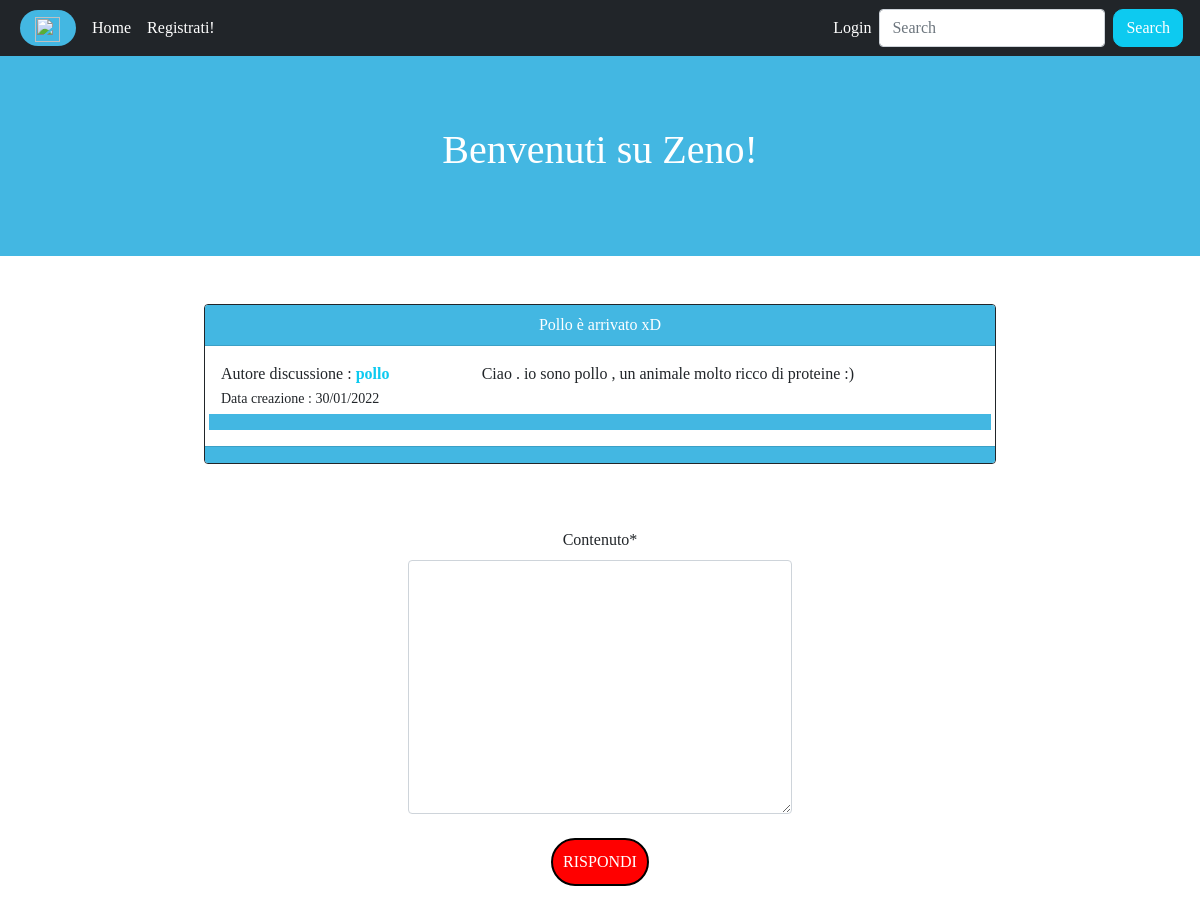
The app's page /discussione/2/, older data.
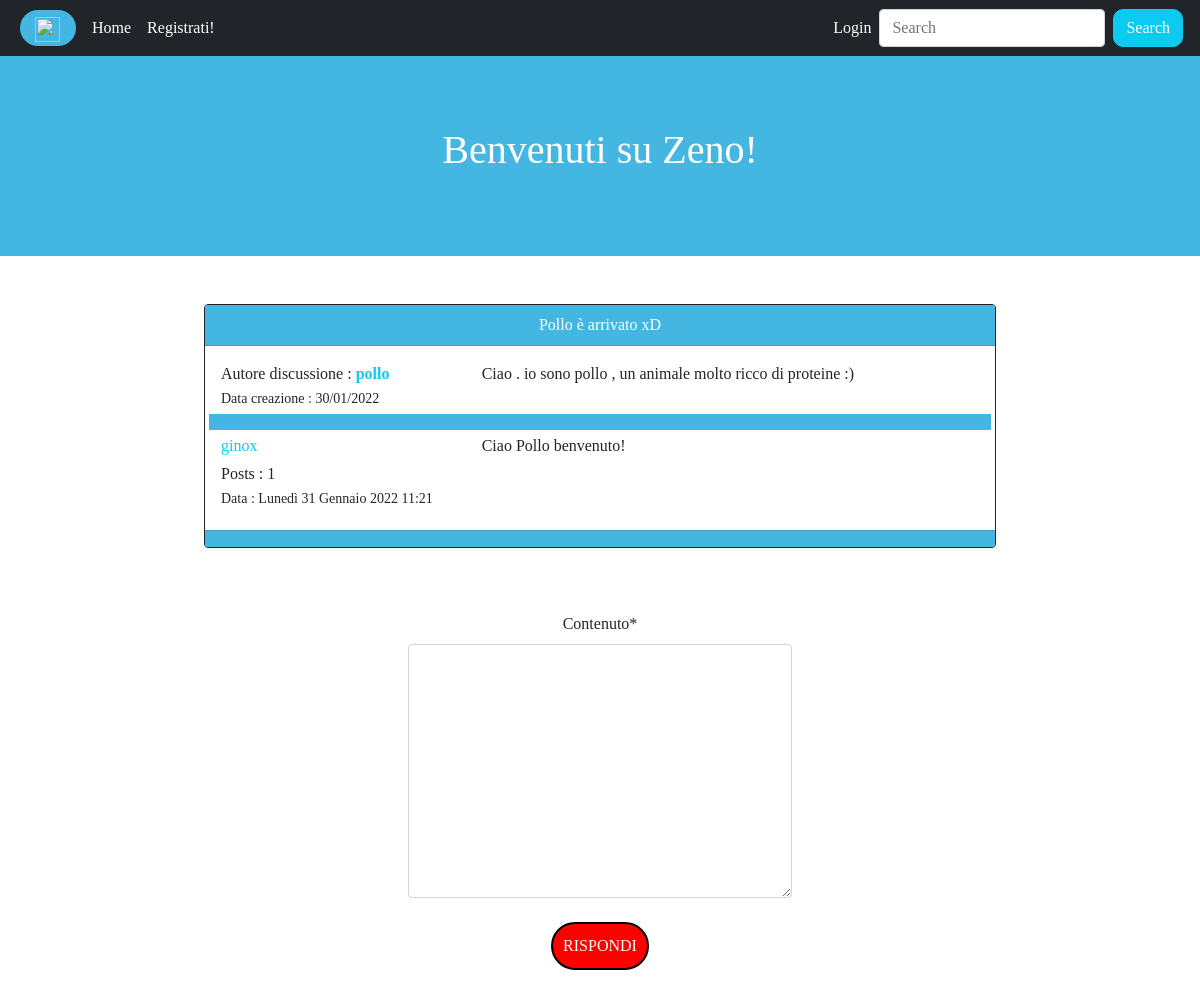
The same page, newer data.
### app/models.py (models this page shows, shortened)
class Discussione(models.Model):
    sezione_appartenenza = models.ForeignKey(Sezione,on_delete=models.CASCADE,related_name='discussioni_appartenenza')
    titolo = models.CharField(max_length=100)
    primo_post = models.TextField()
    autore = models.ForeignKey(User,on_delete=models.CASCADE,related_name='discussioni')
    data = models.DateTimeField(auto_now_add=True)
    class Meta:
        verbose_name = 'Discussione'
        verbose_name_plural = 'Discussioni'

class Post(models.Model):
    discussione_appartenenza = models.ForeignKey(Discussione,on_delete=models.CASCADE,related_name='posts_appartenenza')
    autore = models.ForeignKey(User,on_delete=models.CASCADE,related_name='posts')
    contenuto = models.TextField()
    data = models.DateTimeField(auto_now_add=True)

### app/views.py (the view)
# urls.py: path('discussione/<int:pk>/',discussione,name='discussion'),
def discussione(request,pk):
    discussione = get_object_or_404(Discussione,pk=pk)
    posts = Post.objects.filter(discussione_appartenenza=discussione)
    form_risposta = CreaPostForm()
    context = {'discussione':discussione,'posts':posts,'form':form_risposta}
    return render(request,'discussione.html',context)

### app/forms.py
class CreaPostForm(forms.ModelForm):
    contenuto = forms.CharField(widget=forms.Textarea(attrs={
        'rows':10
    }))
    class Meta:
        model = Post
        fields = ['contenuto']
        labels = {'contenuto':'Rispondi'}

### app/templates/discussione.html (shortened to what this page needs)
{% extends 'base.html' %}
{% block content %}
<div class="row justify-content-center" xmlns="http://www.w3.org/1999/html">
    <div class="col-8">
      <div class="card border border-dark">
        <div class="card-header text-center text-white color">{{discussione.titolo}}</div>
        <div class="card-body">
          <div class="row">
            <div class="col-sm-4">
              <p class="card-text my-0">Autore discussione : <strong><a class="link-info" href="{% url 'user_profile' username=discussione.autore.username %}">{{discussione.autore}}</a></strong></p>
              <p class="card-text mb-1"><small>Data creazione : {{discussione.data|date:"d/m/Y"}}</small></p>
            </div>
            <div class="col-sm-8">
              <p class="card-text">{{discussione.primo_post}}</p>
            </div>
          </div>
          <div class="row color">
          </div>
          {% for post in posts %}
            <div class="row">
              <div class="col-sm-4">
                <p class="card-text mb-1 mt-1 "><a class="link-info" href="{% url 'user_profile' username=post.autore.username %}">{{post.autore}}</a></p>
                <p class="card-text my-0 ">Posts : {{post.autore.posts.count}}</p>
                <p class="card-text mt-0 mb-1"><small>Data : {{post.data}}</small></p>
              </div>
              <div class="col-sm-6">
                <p class="card-text my-1">{{post.contenuto}}</p>
              </div>
              <div class="col-2">
              </div>
            </div>
          {% endfor %}
        </div>
        <div class="card-footer color"></div>
      </div>
      {% include 'form_risposta.html' %}
    </div>
  </div>
{% endblock content %}

### templates/base.html (shortened to what this page needs)
{% load static %}
<!DOCTYPE html>
<html lang="it">
<head>
    <link href="https://cdn.jsdelivr.net/npm/bootstrap@5.1.3/dist/css/bootstrap.min.css" rel="stylesheet">
    <link rel="stylesheet" href="{% static 'stile.css' %}">
</head>
<body>
    <nav class="navbar navbar-expand-lg navbar-dark bg-dark ">
      <div class="container-fluid">
        <div class="img-nav ms-2"><a class="navbar-brand" href="#"><img src="https://cdn.pixabay.com/photo/2013/07/12/18/35/alien-153542_960_720.png"></a></div>
        <div class="collapse navbar-collapse" id="navbarSupportedContent">
          <ul class="navbar-nav me-auto mb-2 mb-lg-0">
            <li class="nav-item">
              <a class="nav-link active ms-2" aria-current="page" href="{% url 'homepage' %}">Home</a>
            </li>
            {% if request.user.is_authenticated %}
            {% else %}
                <li class="nav-item">
                  <a class="nav-link active" href="{% url 'user_registration' %}">Registrati!</a>
                </li>
            {% endif %}
          </ul>
          <ul class="navbar-nav ms-auto mb-2 mb-lg-0">
              {% if request.user.is_authenticated %}
                <li class="nav-item dropdown">
                  <a class="nav-link active dropdown-toggle" href="#" id="navbarDropdown" role="button" data-bs-toggle="dropdown" aria-expanded="false">
                    {{request.user}}
                  </a>
                  <ul class="dropdown-menu" aria-labelledby="navbarDropdown">
                    <li><a class="dropdown-item" href="{% url 'user_profile' username=request.user.username %}">Profilo</a></li>
                    <li><a class="dropdown-item" href="{% url 'users' %}">Lista Utenti</a></li>
                    <li><hr class="dropdown-divider"></li>
                    <li><a class="dropdown-item" href="{% url 'password_change' %}">Cambio Password</a></li>
                    <li><a class="dropdown-item" href="{% url 'logout' %}">Logout</a></li>
                  </ul>
                </li>
              {% else %}
                <li class="nav-item">
                  <a class="nav-link active" href="{% url 'login' %}">Login</a>
                </li>
              {% endif %}
          </ul>
          <form class="d-flex">
            <input class="form-control me-2" type="search" placeholder="Search" aria-label="Search">
            <button class="btn btn-info text-white" type="submit">Search</button>
          </form>
        </div>
      </div>
    </nav>
    <div class="row justify-content-center mb-5">
        <div class="col-12 text-center intestazione">
            <h1>Benvenuti su Zeno!</h1>
        </div>
    </div>
{% block content %}
{% endblock content %}
</body>
</html>

### app/templates/form_risposta.html (shortened to what this page needs)
{% load crispy_forms_tags %}
    <div class="row justify-content-center my-5">
        <div class="col-6 text-center">
            <form method="post" action="{% url 'answer-form' pk=discussione.pk %}">
                {{form|crispy}}
                <input type="submit" class="btn-admin my-2" value="RISPONDI">
            </form>
        </div>
    </div>

### static/stile.css (style rules this page uses)
* { margin : 0; padding: 0; box-sizing: border-box; }
body { font-family: 'Sansita Swashed', cursive; }
.d-flex button { border-radius: 10px; margin-right: 5px; }
.intestazione { background-color : #43b7e2; height : 200px; padding-top: 70px; color : #ffffff; font-family: fantasy; }
.img-nav img { display : inline; height : 25px; width: 25px; }
.img-nav { background-color : #43b7e2; padding : 2px 0 4px 15px; border-radius : 30px; }
.link-info { text-decoration:none; }
.btn-info { border-radius: 20px; }
.btn-admin { background-color: red; color: #ffffff; padding: 10px 10px 10px 10px; border-radius: 30px; text-decoration:none; border: 2px solid black; }
.color { background-color : #43b7e2; }

Row changes from the older to the newer data that the page shows:
added Post: autore "ginox", autore.posts.count "1", data "Lunedì 31 Gennaio 2022 11:21", contenuto "Ciao Pollo benvenuto!"
